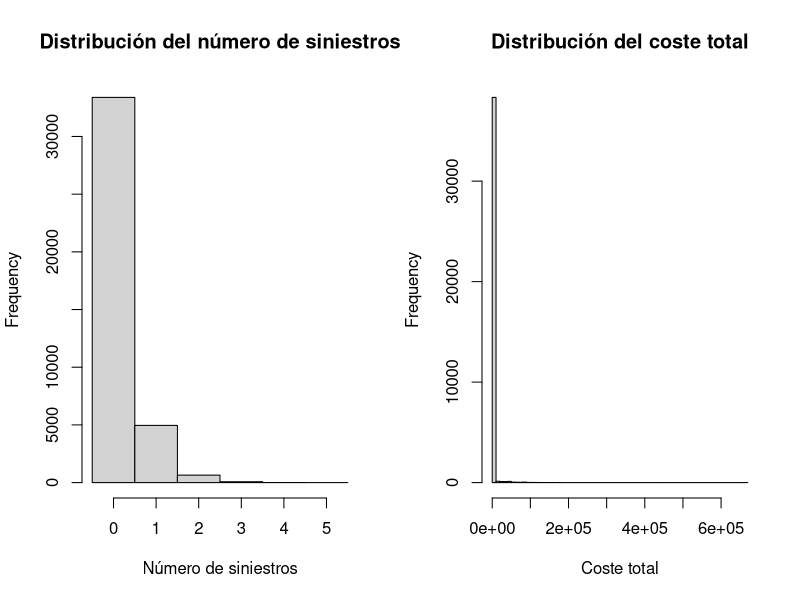
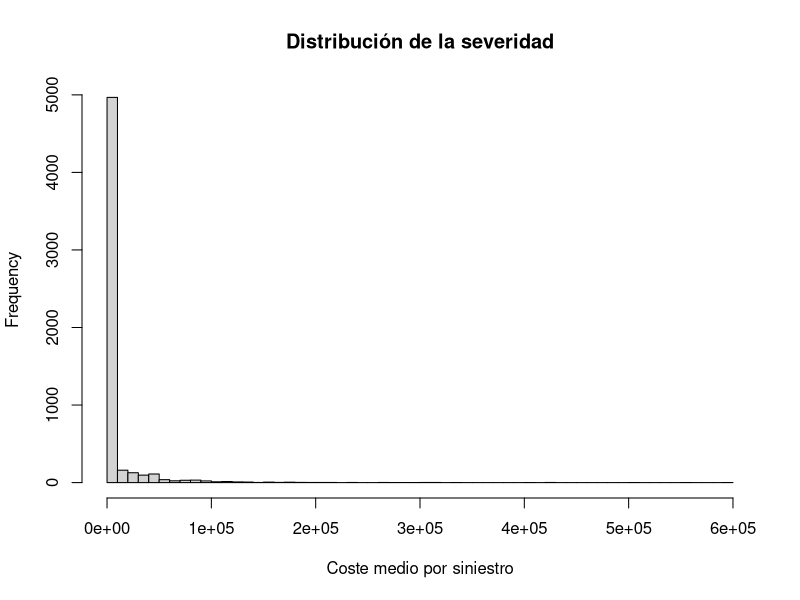

Here is the R script that generated these plots, in order:
## ---- chunk 1
knitr::opts_chunk$set(echo = TRUE)
## ---- chunk 2
library(knitr)
library(MASS)
## ---- chunk 3
kable(data.frame(Variables= c("freq_paiement","langue","type_prof","alimentation","type_territoire","utilisation","presence_alarme","marque_voiture","sexe","cout1","cout2","cout3","cout4","nbsin","exposition","cout","age","duree_permis"), Descricion= c("Peridocidad pago de la póliza [annuel, mensuel]","Idioma del asegurado [A=Ingles, F=Francés]","Profesión del asegurado","Hábitos alimenticios","Zona de conducción del asegurado [Urbana, semiurbana, Rural]","Tipo de uso del vehículo","Si el vehículo cuenta o no con alarma","Marca del vehículo","sexo del asegurado","coste del primer siniestro","coste del segundo siniestro","coste del tercer siniestro","coste del cuarto siniestro","número de siniestros","exposición al riesgo en fracciones de año","Suma de los costes de los siniestros","Edad del conductor al inicio del período de cobertura en años","Antiguedad del permiso de conducir")))
## ---- chunk 4
datos <- read.csv2("dataFREQ.csv",
                   stringsAsFactors = FALSE,
                   fileEncoding = "latin1")

str(datos)
summary(datos)
## ---- chunk 5
# Variables cualitativas
vars_factor <- c("freq_paiement", "langue", "type_prof", "alimentation",
                 "type_territoire", "utilisation", "presence_alarme",
                 "marque_voiture", "sexe")

datos[vars_factor] <- lapply(datos[vars_factor], factor)

# Sustituimos NA en costes por 0 para poder hacer descriptivos agregados
datos$cout_total_0 <- ifelse(is.na(datos$cout), 0, datos$cout)

# Categorización de variables cuantitativas
datos$age_cat <- cut(datos$age,
                     breaks = c(17, 25, 35, 45, 55, 65, Inf),
                     labels = c("18-25", "26-35", "36-45",
                                "46-55", "56-65", "66+"),
                     right = TRUE)

datos$permis_cat <- cut(datos$duree_permis,
                        breaks = c(-Inf, 5, 10, 20, 30, Inf),
                        labels = c("0-5", "6-10", "11-20",
                                   "21-30", "31+"),
                        right = TRUE)

# Agrupamos marcas poco frecuentes para evitar demasiados parámetros
tabla_marcas <- sort(table(datos$marque_voiture), decreasing = TRUE)
marcas_principales <- names(tabla_marcas[tabla_marcas >= 300])
datos$marca_grupo <- as.character(datos$marque_voiture)
datos$marca_grupo[!(datos$marca_grupo %in% marcas_principales)] <- "Otras"
datos$marca_grupo <- factor(datos$marca_grupo)

# Evitamos problemas con exposiciones nulas
summary(datos$exposition)
datos <- datos[datos$exposition > 0, ]
## ---- chunk 6
dim(datos)

# Resumen de variables numéricas principales
kable(summary(datos[, c("nbsin", "exposition", "cout_total_0",
                        "age", "duree_permis")]))
## ---- chunk 7
# Distribuciones de algunas variables cualitativas
kable(data.frame(table(datos$freq_paiement)),
      col.names = c("Frecuencia de pago", "Frecuencia"))

kable(data.frame(table(datos$type_territoire)),
      col.names = c("Tipo de territorio", "Frecuencia"))

kable(data.frame(table(datos$utilisation)),
      col.names = c("Utilización", "Frecuencia"))

kable(data.frame(table(datos$sexe)),
      col.names = c("Sexo", "Frecuencia"))
## ---- chunk 8
# Distribución del número de siniestros
kable(data.frame(table(datos$nbsin)),
      col.names = c("Número de siniestros", "Frecuencia"))

media_nbsin <- mean(datos$nbsin)
var_nbsin <- var(datos$nbsin)

media_nbsin
var_nbsin
## ---- chunk 9
par(mfrow = c(1, 2))

hist(datos$nbsin,
     main = "Distribución del número de siniestros",
     xlab = "Número de siniestros",
     breaks = seq(-0.5, max(datos$nbsin) + 0.5, by = 1))

hist(datos$cout_total_0,
     main = "Distribución del coste total",
     xlab = "Coste total",
     breaks = 50)

par(mfrow = c(1, 1))
## ---- chunk 10
formula_freq <- nbsin ~ freq_paiement + langue + type_prof + alimentation +
  type_territoire + utilisation + presence_alarme + marca_grupo + sexe +
  age_cat + permis_cat + offset(log(exposition))

modelo_pois <- glm(formula_freq,
                   family = poisson(link = "log"),
                   data = datos)

summary(modelo_pois)
## ---- chunk 11
disp_deviance <- deviance(modelo_pois) / df.residual(modelo_pois)
disp_pearson <- sum(residuals(modelo_pois, type = "pearson")^2) /
  df.residual(modelo_pois)

disp_deviance

disp_pearson
## ---- chunk 12
modelo_nb <- glm.nb(formula_freq, data = datos)

summary(modelo_nb)
## ---- chunk 13
comparacion_freq <- data.frame(
  Modelo = c("Poisson", "Binomial Negativa"),
  AIC = c(AIC(modelo_pois), AIC(modelo_nb)),
  Deviance = c(deviance(modelo_pois), deviance(modelo_nb)),
  GL_residuales = c(df.residual(modelo_pois), df.residual(modelo_nb))
)

kable(comparacion_freq, digits = 4)
## ---- chunk 14
disp_deviance_nb <- deviance(modelo_nb) / df.residual(modelo_nb)
disp_pearson_nb <- sum(residuals(modelo_nb, type = "pearson")^2) / df.residual(modelo_nb)
disp_deviance_nb
disp_pearson_nb
## ---- chunk 15
if (AIC(modelo_nb) < AIC(modelo_pois)) {
  modelo_freq_final <- modelo_nb
  nombre_modelo_freq <- "Binomial Negativa"
} else {
  modelo_freq_final <- modelo_pois
  nombre_modelo_freq <- "Poisson"
}

nombre_modelo_freq
## ---- chunk 16
datos_pred <- datos
datos_pred$exposition <- 1

datos$freq_pred <- predict(modelo_freq_final,
                           newdata = datos_pred,
                           type = "response")

summary(datos$freq_pred)
## ---- chunk 17
datos_sev <- subset(datos, nbsin > 0 & !is.na(cout) & cout > 0)

datos_sev$severidad <- datos_sev$cout / datos_sev$nbsin

summary(datos_sev$severidad)

hist(datos_sev$severidad,
     main = "Distribución de la severidad",
     xlab = "Coste medio por siniestro",
     breaks = 50)

## ---- chunk 18
formula_sev <- severidad ~ freq_paiement + langue + type_prof + alimentation +
  type_territoire + utilisation + presence_alarme + marca_grupo + sexe +
  age_cat + permis_cat

modelo_gamma <- glm(formula_sev,
                    family = Gamma(link = "log"),
                    data = datos_sev)

summary(modelo_gamma)
## ---- chunk 19
modelo_lognormal <- lm(log(severidad) ~ freq_paiement + langue + type_prof +
                         alimentation + type_territoire + utilisation +
                         presence_alarme + marca_grupo + sexe +
                         age_cat + permis_cat,
                       data = datos_sev)

summary(modelo_lognormal)
## ---- chunk 20
comparacion_sev <- data.frame(
  Modelo = c("Gamma log-link", "Lognormal"),
  AIC = c(AIC(modelo_gamma), AIC(modelo_lognormal))
)

kable(comparacion_sev, digits = 4)
## ---- chunk 21
if (AIC(modelo_lognormal) < AIC(modelo_gamma)) {
  modelo_sev_final <- modelo_lognormal
  nombre_modelo_sev <- "Lognormal"
} else {
  modelo_sev_final <- modelo_gamma
  nombre_modelo_sev <- "Gamma log-link"
}
nombre_modelo_sev
## ---- chunk 22
datos$sev_pred <- predict(modelo_sev_final,
                          newdata = datos,
                          type = "response")

summary(datos$sev_pred)
## ---- chunk 23
a <- 0.1

datos$prima_pura <- datos$freq_pred * datos$sev_pred
datos$prima_evpp <- (1 + a) * datos$prima_pura

summary(datos$prima_pura)
summary(datos$prima_evpp)
## ---- chunk 24
resultado_primas <- data.frame(
  id = 1:nrow(datos),
  freq_paiement = datos$freq_paiement,
  type_prof = datos$type_prof,
  type_territoire = datos$type_territoire,
  utilisation = datos$utilisation,
  sexe = datos$sexe,
  age = datos$age,
  duree_permis = datos$duree_permis,
  frecuencia_predicha = datos$freq_pred,
  severidad_predicha = datos$sev_pred,
  prima_pura = datos$prima_pura,
  prima_evpp = datos$prima_evpp
)

kable(head(resultado_primas, 20), digits = 4) 
## ---- chunk 25
write.csv2(resultado_primas,
           file = "primas_practica3.csv",
           row.names = FALSE)
